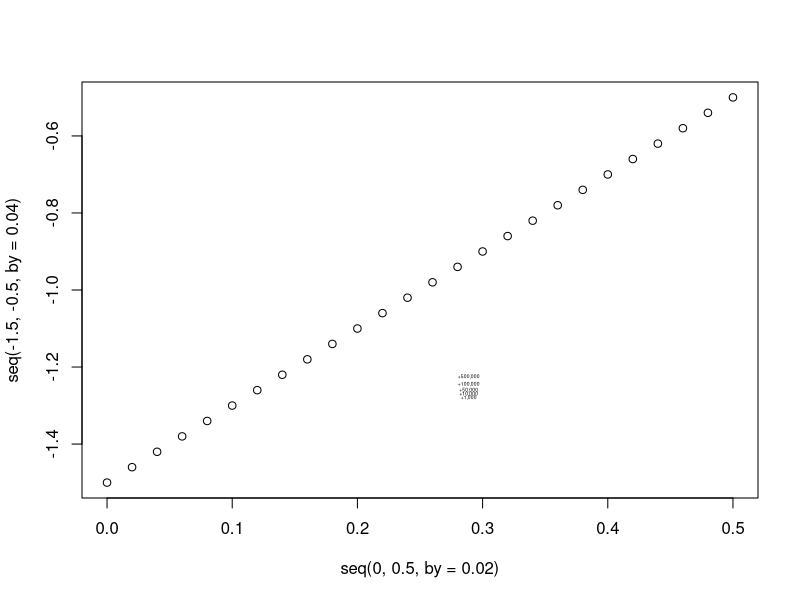

The R script that drew this image:
## ---- chunk 1
n = 2000
x = vector(mode="numeric", length = n)
y = x
bigDF = data.frame(x = rnorm(n), y = rnorm(n), z = runif(n))
w = runif(n, min = -10, max = 4)
v = vector(mode = "numeric", length = n)
K = 22
## ---- chunk 2
z1 = rnorm(10)
z2 = rnorm(10)
z3 = rnorm(10)
## ---- chunk 3

## ---- chunk 4
a =  letters[1:8]
a[2] = TRUE
## ---- chunk 5
big1 = bigDF[ , 1]
big2 = bigDF[ , 2]
big3 = bigDF[ , 3]
newDF = data.frame(big1,  diff = big2 - big3)
## ---- chunk 6

## ---- chunk 7
for (i in 1:n) {
   x[i] = 2
}
## ---- chunk 8

## ---- chunk 9
for(i in 1:n) {
   if (w[i] < -1) {
     v[i] = 0
   } else {
     if (w[i] > 1) {
       v[i] = 1
     } else v[i] = 3*w[i]^2
   }
}
## ---- chunk 10

## ---- chunk 11
myFunc = function(x) {
  x = rnorm(100)
  return(x + K)
}
## ---- chunk 12

## ---- chunk 13
for (i in 1:n){
  y[i] = floor(x[i]) + 2
}
## ---- chunk 14

## ---- chunk 15
for (i in 2:length(y)){
  k = 2
  y[i] = floor(sqrt(y[i-1])) + k
}
## ---- chunk 16

## ---- chunk 17
plot(x = seq(0, 0.5, by = 0.02), y = seq(-1.5, -0.5, by = 0.04))
text(0.289, -1.225, "+500,000", cex = 0.3)
text(0.289, -1.245, "+100,000", cex = 0.3)
text(0.289, -1.260, "+50,000", cex = 0.3)
text(0.289, -1.270, "+10,000", cex = 0.3)
text(0.289, -1.280, "+1,000", cex = 0.3)
## ---- chunk 18

## ---- chunk 19
z1 = myFunc(x)
z2 = z1 * 2
z3 = log(z2)
z4 = z3 + 10
## ---- chunk 20

## ---- chunk 21

## ---- chunk 22
funApply = function(x) {
 drop = apply(is.na(x), 1, any)
 x[!drop, ]
}
